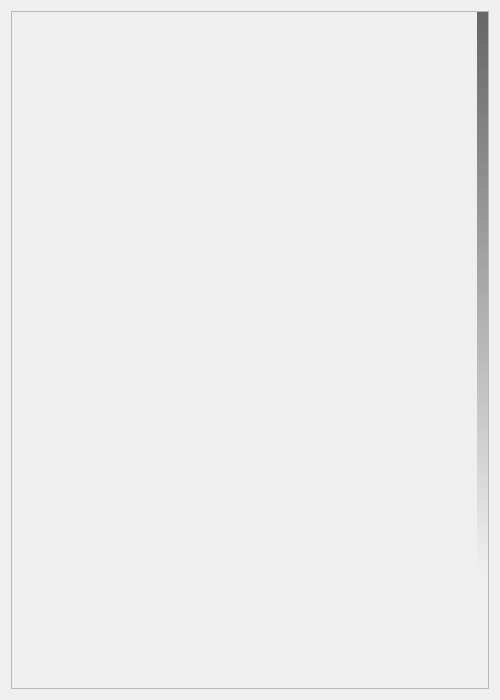
<?xml version="1.0" encoding="UTF-8"?>
<ui version="4.0">
 <class>Form</class>
 <widget class="QWidget" name="Form">
  <property name="geometry">
   <rect>
    <x>0</x>
    <y>0</y>
    <width>500</width>
    <height>700</height>
   </rect>
  </property>
  <property name="windowTitle">
   <string>Form</string>
  </property>
  <property name="styleSheet">
   <string notr="true"/>
  </property>
  <layout class="QVBoxLayout" name="verticalLayout">
   <item>
    <widget class="QScrollArea" name="scrollArea">
     <property name="styleSheet">
      <string notr="true">QScrollBar:vertical {
	width: 11px;
	background: none;
	border: none;
}
QScrollBar::sub-line:vertical, QScrollBar::add-line:vertical, QScrollBar::sub-page:vertical, QScrollBar::add-page:vertical {
	background: none;
	border: none;
}
QScrollBar::handle:vertical {
	border: none;
	background-color: qlineargradient(spread:pad, x1:0.508, y1:0, x2:0.507, y2:1, stop:0 rgba(102, 102, 102, 255), stop:1 rgba(0, 0, 0, 0));
}</string>
     </property>
     <property name="widgetResizable">
      <bool>true</bool>
     </property>
     <widget class="QWidget" name="scrollAreaWidgetContents">
      <property name="geometry">
       <rect>
        <x>0</x>
        <y>0</y>
        <width>465</width>
        <height>822</height>
       </rect>
      </property>
      <layout class="QVBoxLayout" name="verticalLayout_2">
       <item>
        <widget class="QWidget" name="widget" native="true">
         <property name="minimumSize">
          <size>
           <width>0</width>
           <height>800</height>
          </size>
         </property>
        </widget>
       </item>
      </layout>
     </widget>
    </widget>
   </item>
  </layout>
 </widget>
 <resources/>
 <connections/>
</ui>
